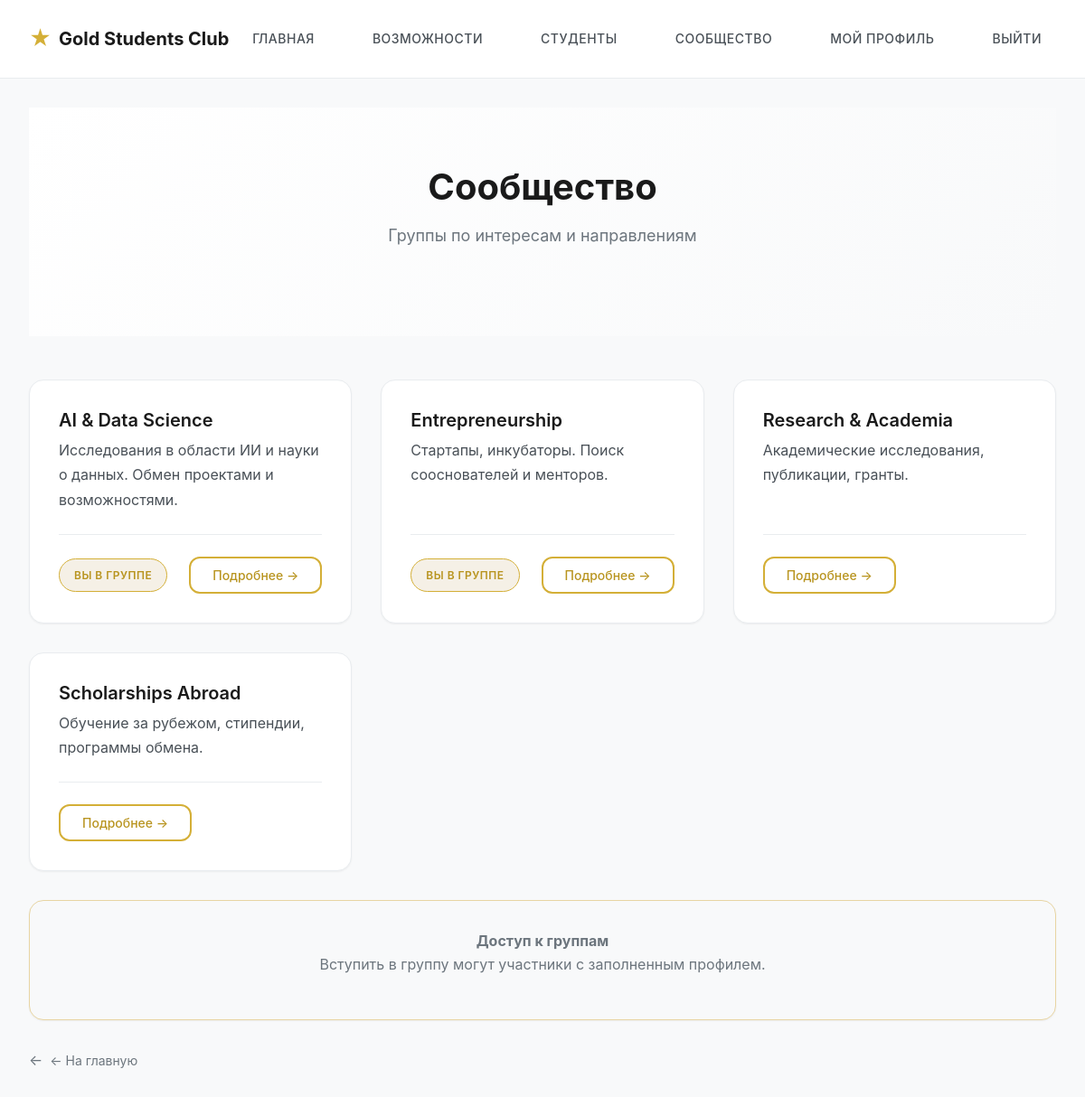
/community (signed in), run on the app's committed database.
### app.py (models this page shows)
class Group(db.Model):
    __tablename__ = "community_group"
    id = db.Column(db.Integer, primary_key=True)
    name = db.Column(db.String(100), nullable=False)
    slug = db.Column(db.String(100), unique=True, index=True)
    description = db.Column(db.Text)
    category = db.Column(db.String(50))
    created_at = db.Column(db.DateTime, default=datetime.utcnow)

### app.py (the view)
@app.route("/community")
def community():
    groups = Group.query.order_by(Group.name).all()
    member_ids = set()
    if current_user.is_authenticated:
        member_ids = {m.group_id for m in GroupMember.query.filter_by(user_id=current_user.id).all()}
    return render_template("community.html", groups=groups, member_ids=member_ids)

### app.py (called while the page is built)
@login_manager.user_loader
def load_user(user_id):
    return User.query.get(int(user_id))

### templates/community.html (shortened to what this page needs)
{% extends "base.html" %}
{% block content %}
    <div class="container">
        <div class="page-header">
            <h1>Сообщество</h1>
            <p class="subtitle">Группы по интересам и направлениям</p>
        </div>
        {% if groups %}
            <div class="grid grid-2">
                {% for g in groups %}
                    <div class="card">
                        <h3 class="card-title">
                            <a href="{{ url_for('community_group', group_id=g.id) }}">{{ g.name }}</a>
                        </h3>
                        <p class="card-text">{{ g.description or '' }}</p>
                        <div class="card-footer">
                            {% if g.id in member_ids %}
                                <span class="badge badge-success">Вы в группе</span>
                            {% endif %}
                            <a href="{{ url_for('community_group', group_id=g.id) }}" class="btn btn-outline btn-sm">Подробнее →</a>
                        </div>
                    </div>
                {% endfor %}
            </div>
        {% else %}
            <div class="empty-state">
                <p class="text-muted">Группы пока не созданы.</p>
            </div>
        {% endif %}
        <div class="card mt-4" style="background: var(--gray-100); border: 1px solid var(--gold-light);">
            <p class="text-muted text-center">
                <strong>Доступ к группам</strong><br>
                Вступить в группу могут участники с заполненным профилем.
            </p>
        </div>
        <a href="/" class="back-link">← На главную</a>
    </div>
{% endblock %}

### data on the page
Group: name "AI & Data Science", description "Исследования в области ИИ и науки о данных. Обмен проектами и возможностями.", shows "ВЫ В ГРУППЕ"
Group: name "Entrepreneurship", description "Стартапы, инкубаторы. Поиск сооснователей и менторов.", shows "ВЫ В ГРУППЕ"
Group: name "Research & Academia", description "Академические исследования, публикации, гранты."
Group: name "Scholarships Abroad", description "Обучение за рубежом, стипендии, программы обмена."
